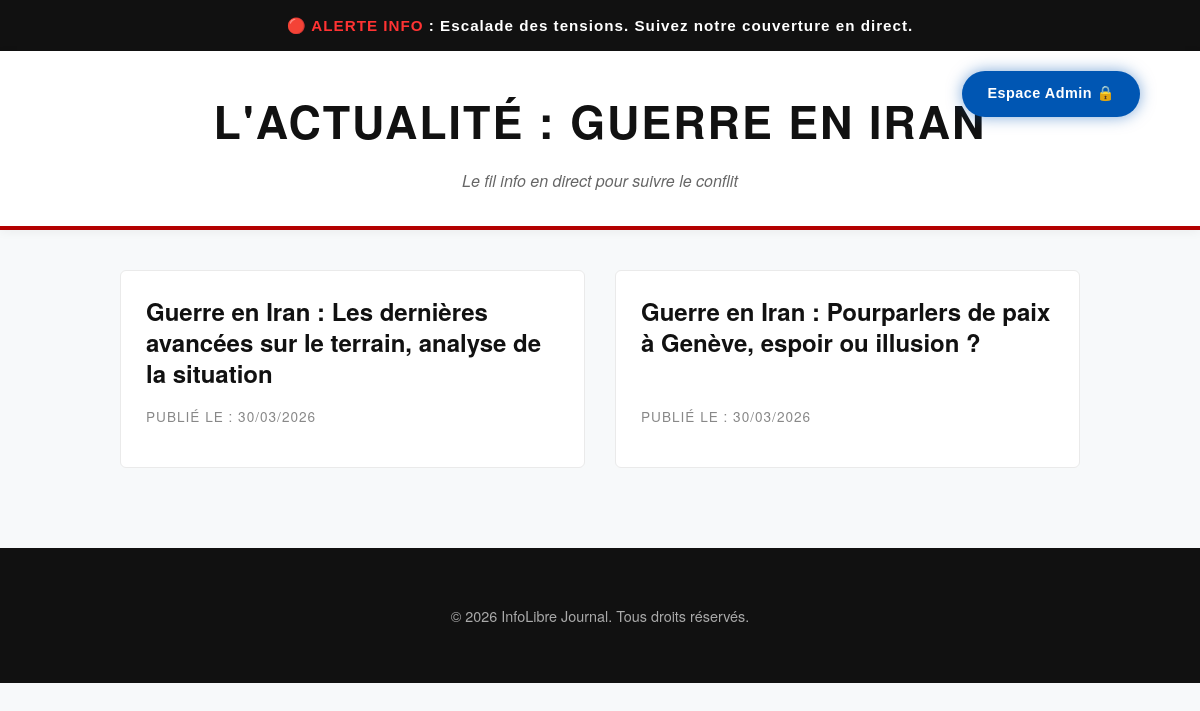
The page /index.php on the database its author committed.
### tables this page shows
CREATE TABLE articles (
    id INTEGER PRIMARY KEY AUTOINCREMENT,
    title VARCHAR(255) NOT NULL,
    slug VARCHAR(255) NOT NULL UNIQUE,
    header_image VARCHAR(255),
    image_alt VARCHAR(255),
    content TEXT,
    created_at DATETIME DEFAULT CURRENT_TIMESTAMP,
    is_published BOOLEAN DEFAULT 1
);

### views/home.php (the view, shortened to what this page needs)
<?php
$stmt = $pdo->query("SELECT * FROM articles WHERE is_published = 1 ORDER BY created_at DESC");
$articles = $stmt->fetchAll();
?>
<!DOCTYPE html>
<html lang="fr">
<head>
    <link rel="stylesheet" href="/rewriting/assets/css/style.min.css">
</head>
<body>
    <div class="breaking-banner"><span>🔴 ALERTE INFO</span> : Escalade des tensions. Suivez notre couverture en direct.</div>
    <header class="site-header">
        <a href="/rewriting/admin/" class="btn-admin" aria-label="Espace Rédacteur">Espace Admin 🔒</a>
        <h1>L'Actualité : Guerre en Iran</h1>
        <p>Le fil info en direct pour suivre le conflit</p>
    </header>
    <main class="container">
        <div class="articles-grid">
            <?php foreach($articles as $a): ?>
                <article class="card">
                    <div class="card-content">
                        <h3>
                            <a href="/rewriting/article/<?php echo htmlspecialchars($a['slug']); ?>-<?php echo $a['id']; ?>.html">
                                <?php echo htmlspecialchars($a['title']); ?>
                            </a>
                        </h3>
                        <p class="date">Publié le : <?php echo date('d/m/Y', strtotime($a['created_at'])); ?></p>
                    </div>
                </article>
            <?php endforeach; ?>
        </div>
    </main>
    <footer class="site-footer">
        <p>&copy; <?php echo date('Y'); ?> InfoLibre Journal. Tous droits réservés.</p>
    </footer>
</body>
</html>

### rows shown on the page
articles: title "Guerre en Iran : Les dernières avancées sur le terrain, analyse de la situation", created_at "30/03/2026"
articles: title "Guerre en Iran : Pourparlers de paix à Genève, espoir ou illusion ?", created_at "30/03/2026"
